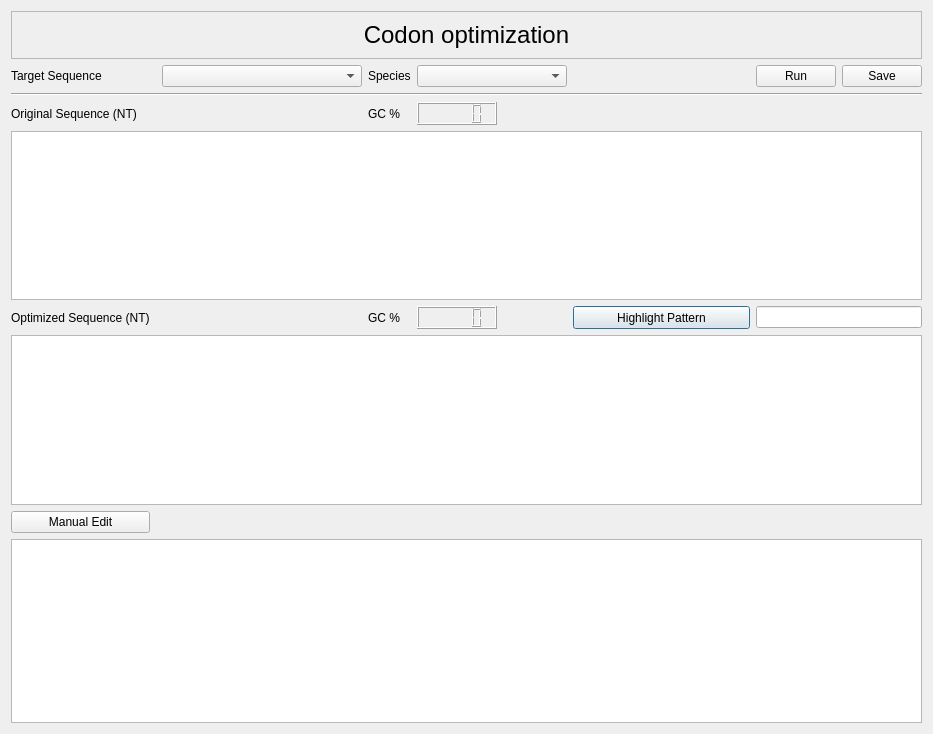
<?xml version="1.0" encoding="UTF-8"?>
<ui version="4.0">
 <class>CodonDialog</class>
 <widget class="QDialog" name="CodonDialog">
  <property name="geometry">
   <rect>
    <x>0</x>
    <y>0</y>
    <width>933</width>
    <height>734</height>
   </rect>
  </property>
  <property name="windowTitle">
   <string>Dialog</string>
  </property>
  <layout class="QGridLayout" name="gridLayout">
   <item row="1" column="4">
    <widget class="QComboBox" name="comboBoxSpecies">
     <property name="minimumSize">
      <size>
       <width>150</width>
       <height>0</height>
      </size>
     </property>
    </widget>
   </item>
   <item row="8" column="5">
    <widget class="QPushButton" name="pushButtonHighlight">
     <property name="maximumSize">
      <size>
       <width>16777215</width>
       <height>30</height>
      </size>
     </property>
     <property name="text">
      <string>Highlight Pattern</string>
     </property>
    </widget>
   </item>
   <item row="1" column="0" colspan="2">
    <widget class="QLabel" name="label_6">
     <property name="text">
      <string>Target Sequence</string>
     </property>
    </widget>
   </item>
   <item row="9" column="0" rowspan="3" colspan="8">
    <widget class="QTextEdit" name="textEditSeqOpt"/>
   </item>
   <item row="8" column="0">
    <widget class="QLabel" name="label_3">
     <property name="maximumSize">
      <size>
       <width>16777215</width>
       <height>30</height>
      </size>
     </property>
     <property name="text">
      <string>Optimized Sequence (NT)</string>
     </property>
    </widget>
   </item>
   <item row="8" column="3">
    <widget class="QLabel" name="label_2">
     <property name="maximumSize">
      <size>
       <width>80</width>
       <height>30</height>
      </size>
     </property>
     <property name="text">
      <string>GC %</string>
     </property>
    </widget>
   </item>
   <item row="1" column="3">
    <widget class="QLabel" name="label_7">
     <property name="text">
      <string>Species</string>
     </property>
    </widget>
   </item>
   <item row="3" column="4">
    <widget class="QLCDNumber" name="lcdNumberGCOri">
     <property name="maximumSize">
      <size>
       <width>80</width>
       <height>30</height>
      </size>
     </property>
    </widget>
   </item>
   <item row="1" column="7">
    <widget class="QPushButton" name="pushButtonSave">
     <property name="maximumSize">
      <size>
       <width>80</width>
       <height>16777215</height>
      </size>
     </property>
     <property name="text">
      <string>Save</string>
     </property>
    </widget>
   </item>
   <item row="13" column="0" colspan="8">
    <widget class="QTableWidget" name="tableWidget"/>
   </item>
   <item row="12" column="0">
    <widget class="QPushButton" name="pushButtonManualEdit">
     <property name="maximumSize">
      <size>
       <width>200</width>
       <height>16777215</height>
      </size>
     </property>
     <property name="text">
      <string>Manual Edit</string>
     </property>
    </widget>
   </item>
   <item row="0" column="0" colspan="8">
    <widget class="QFrame" name="frame">
     <property name="layoutDirection">
      <enum>Qt::LeftToRight</enum>
     </property>
     <property name="frameShape">
      <enum>QFrame::StyledPanel</enum>
     </property>
     <property name="frameShadow">
      <enum>QFrame::Raised</enum>
     </property>
     <layout class="QGridLayout" name="gridLayout_2">
      <item row="0" column="0">
       <widget class="QLabel" name="label_5">
        <property name="font">
         <font>
          <pointsize>18</pointsize>
         </font>
        </property>
        <property name="text">
         <string>Codon optimization</string>
        </property>
        <property name="alignment">
         <set>Qt::AlignCenter</set>
        </property>
       </widget>
      </item>
     </layout>
    </widget>
   </item>
   <item row="3" column="3">
    <widget class="QLabel" name="label">
     <property name="maximumSize">
      <size>
       <width>80</width>
       <height>30</height>
      </size>
     </property>
     <property name="text">
      <string>GC %</string>
     </property>
    </widget>
   </item>
   <item row="4" column="0" rowspan="3" colspan="8">
    <widget class="QTextEdit" name="textEditSeqOri"/>
   </item>
   <item row="1" column="6">
    <widget class="QPushButton" name="pushButtonRun">
     <property name="maximumSize">
      <size>
       <width>80</width>
       <height>16777215</height>
      </size>
     </property>
     <property name="text">
      <string>Run</string>
     </property>
    </widget>
   </item>
   <item row="1" column="5">
    <spacer name="horizontalSpacer">
     <property name="orientation">
      <enum>Qt::Horizontal</enum>
     </property>
     <property name="sizeHint" stdset="0">
      <size>
       <width>40</width>
       <height>20</height>
      </size>
     </property>
    </spacer>
   </item>
   <item row="2" column="0" colspan="8">
    <widget class="Line" name="line_2">
     <property name="orientation">
      <enum>Qt::Horizontal</enum>
     </property>
    </widget>
   </item>
   <item row="8" column="4">
    <widget class="QLCDNumber" name="lcdNumberGCOpt">
     <property name="maximumSize">
      <size>
       <width>80</width>
       <height>30</height>
      </size>
     </property>
    </widget>
   </item>
   <item row="1" column="2">
    <widget class="QComboBox" name="comboBoxSeqName">
     <property name="minimumSize">
      <size>
       <width>200</width>
       <height>0</height>
      </size>
     </property>
    </widget>
   </item>
   <item row="3" column="0">
    <widget class="QLabel" name="label_4">
     <property name="maximumSize">
      <size>
       <width>16777215</width>
       <height>30</height>
      </size>
     </property>
     <property name="text">
      <string>Original Sequence (NT)</string>
     </property>
    </widget>
   </item>
   <item row="8" column="6" colspan="2">
    <widget class="QLineEdit" name="lineEditPattern"/>
   </item>
  </layout>
 </widget>
 <resources/>
 <connections/>
</ui>
